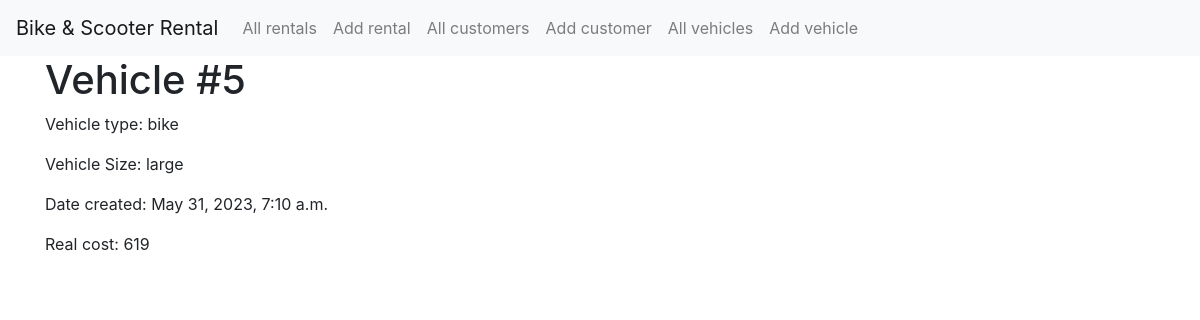
The app's page /rent/vehicle/5 with its own data.
### rent/models.py (models this page shows, shortened)
class Vehicle(models.Model):
    vehicle_type = models.ForeignKey(VehicleType, on_delete=models.CASCADE)
    vehicle_size = models.ForeignKey(VehicleSize, on_delete=models.CASCADE)
    date_created = models.DateTimeField(auto_now_add=True)
    real_cost = models.IntegerField()

class VehicleType(models.Model):
    name = models.CharField(max_length=100)
    def __str__(self):
        return self.name

class VehicleSize(models.Model):
    name = models.CharField(max_length=100)
    def __str__(self):
        return self.name

### rent/views.py (the view)
# urls.py: path('rent/vehicle/', views.all_vehicles, name='all_vehicles'),
def vehicle(request, pk):
    chosen_vehicle = Vehicle.objects.get(id=pk)
    context = {
        'title': f'Vehicle #{chosen_vehicle.id}',
        'vehicle': chosen_vehicle,
    }
    return render(request, 'rent/vehicle.html', context)

### rent/templates/rent/vehicle.html
{% extends 'rent/base.html' %}
{% block content %}
    <div class="container">
        <h1>Vehicle #{{ vehicle.id }}</h1>
        <p>Vehicle type: {{ vehicle.vehicle_type }}</p>
        <p>Vehicle Size: {{ vehicle.vehicle_size }}</p>
        <p>Date created: {{ vehicle.date_created }}</p>
        <p>Real cost: {{ vehicle.real_cost }}</p>
    </div>
{% endblock content %}

### records on screen
Vehicle: id "5", vehicle_type "bike", vehicle_size "large", date_created "May 31, 2023, 7:10 a.m.", real_cost "619"
